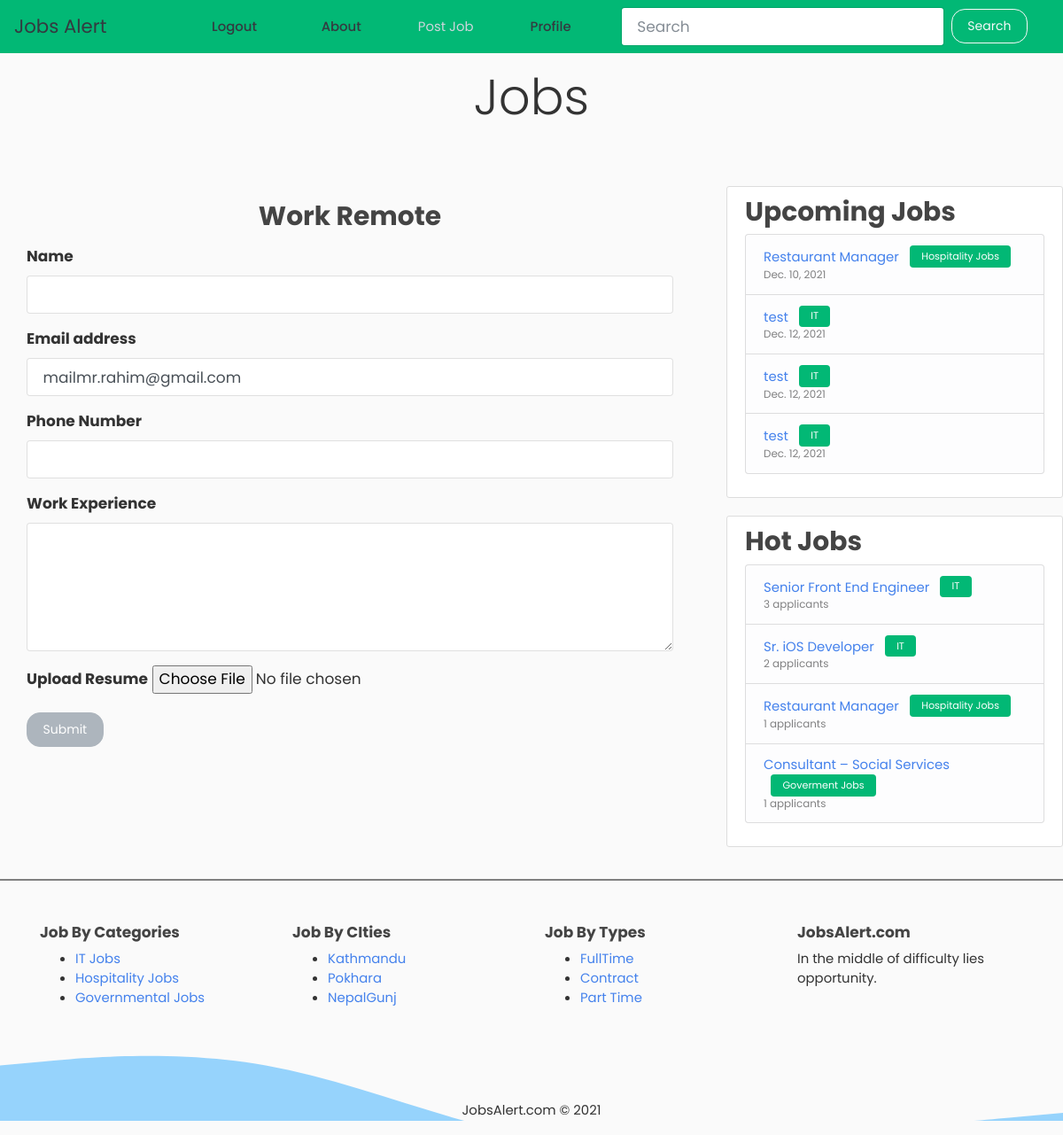
Screenshot of /post/11/job_apply/ (signed in) with the database file from the repository.
### blog/models.py (models this page shows, shortened)
class Post(models.Model):
    title = models.CharField(max_length=100)
    content = models.TextField()
    category = models.ForeignKey(
        Category,
        on_delete=models.SET_NULL,
        related_name='posts',
        related_query_name='posts',
        null=True,
    )
    date_posted = models.DateTimeField(default=timezone.now)
    author = models.ForeignKey(User, on_delete=models.CASCADE)
    due_date = models.DateField(help_text="format (YYYY-MM-dd)")

class Category(models.Model):
    category_name = models.CharField(max_length = 50, verbose_name='Category Name')
    image = models.ImageField(upload_to='category_images/', null=True, blank=True)
    def __str__(self):
        return self.category_name

### blog/views.py (the view, shortened to what this page needs)
# urls.py: path('post/<int:pk>/job_apply/', views.job_apply, name='job-apply'),
@login_required(login_url='/login')
def job_apply(request, pk):
    context = {
        'profile_email' : request.user.email,
        'profile_username' : request.user.username
    }
    return render(request, 'blog/job_apply.html', context)

### blog/context_processors.py (called while the page is built)
def get_latest_jobs(request):
    posts = Post.objects.filter(due_date__gte=timezone.now()).order_by('due_date')[:4]
    return {
        'hot_box_posts': posts
    }

def get_hot_jobs(request):
    posts = Post.objects.annotate(
                num_applicants=Count('job_applications')
            ).order_by('-num_applicants')[:4]
    return {
        'hot_box_posts_second': posts
    }

### blog/templates/blog/job_apply.html (shortened to what this page needs)
{% extends "blog/base.html" %} {% block content %}
<div class="container my-3">
  <center><h3>Work Remote</h3></center>
  <form action="" method="post" enctype="multipart/form-data">
    <div class="form-group my-3">
      <label class="font-weight-bold" for="name">Name</label>
      <input
        type="text"
        class="form-control"
        id="name"
        name="name"
        aria-describedby="name"
        required
      />
    </div>
    <div class="form-group">
      <label class="font-weight-bold" for="email">Email address</label>
      <input
        type="email"
        class="form-control"
        id="email"
        name="email"
        aria-describedby="emailHelp"
        value="{{profile_email}}"
        required
      />
    </div>
    <div class="form-group">
      <label class="font-weight-bold" for="phone">Phone Number</label>
      <input
        type="phone"
        class="form-control"
        id="phone"
        name="phone"
        required
      />
    </div>
    <div class="form-group">
      <label class="font-weight-bold" for="content">Work Experience </label>
      <textarea
        class="form-control"
        name="wexperience"
        id="wexperience"
        cols="30"
        rows="5"
        required
      ></textarea>
    </div>
    <div class="form-group">
      <label class="font-weight-bold" for="phone">Upload Resume</label>
      <input type="file" name="myfile" required />
    </div>
    <button type="submit" class="btn btn-secondary">Submit</button>
  </form>
</div>
{% endblock content %}

### blog/templates/blog/base.html (shortened to what this page needs)
{% load static %}
{% load humanize %}
<!DOCTYPE html>
<html lang="en">
<head>
  <link rel="stylesheet" href="{% static 'css/bootstrap.min.css' %}">
  <link rel="stylesheet" href="{% static 'css/style.css' %}">
  <link rel="stylesheet" type="text/css" href="{% static 'blog/main.css' %}">
</head>
<body>
  {% include 'blog/navbar.html' %}
  <main role="main">
  <div style="height:150px">
  <p class=" text-center py-3 display-4" style="font-family: 'Pacifico', cursive; !important">{{request.GET.category.upper}}Jobs</p>
  </div>
    <div class="row">
      <div class="col-md-8">
      <div class="container">
      {% block content %}{% endblock %}
      </div>
      </div>
      <div class="col-md-4" id="Sidebar">
        <div class="content-section">
          <h3>Upcoming Jobs</h3>
          <ul class="list-group">
            {% for job in hot_box_posts %}
              <li class="list-group-item list-group-item-light" >
              <a class="" href="{% url 'post-detail' job.id %}">{{ job.title }}</a>
              <span class="ml-2 badge badge-success">{{job.category}}</span>
              <div class="small">{{job.due_date}}</div>
              </li>
            {% endfor %}
          </ul>
        </div>
        <div class="content-section">
          <h3>Hot Jobs</h3>
          <ul class="list-group">
            {% for job in hot_box_posts_second %}
              <li class="list-group-item list-group-item-light" >
              <a class="" href="{% url 'post-detail' job.id %}">{{ job.title }}</a>
              <span class="ml-2 badge badge-success">{{job.category}}</span>
              <div class="small">{{job.num_applicants}} applicants</div>
              </li>
            {% endfor %}
          </ul>
        </div>
      </div>
    </div>
    <hr style="border:1px solid grey;" class="mb-5"/>
    <footer class="footer-light footer-light-expand-md" style="background: url('{% static 'images/wave.svg' %}');background-size: cover;">
            <div class="container">
            <div class="row" style="min-height:200px;">
                <div class="col-md-3 item">
                    <h3 class="h6">Job By Categories</h3>
                    <ul>
                        <li><a href="{% url 'blog-home' %}?category=it">IT Jobs</a></li>
                        <li><a href="{% url 'blog-home' %}?category=hospitality">Hospitality Jobs</a></li>
                        <li><a href="{% url 'blog-home' %}?category=governmental">Governmental Jobs</a></li>
                    </ul>
                </div>
                <div class="col-md-3 item">
                    <h3 class="h6">Job By CIties</h3>
                    <ul>
                        <li><a href="#">Kathmandu</a></li>
                        <li><a href="#">Pokhara</a></li>
                        <li><a href="#">NepalGunj</a></li>
                    </ul>
                </div>
                <div class="col-md-3 item">
                    <h3 class="h6">Job By Types</h3>
                    <ul>
                        <li><a href="#">FullTime</a></li>
                        <li><a href="#">Contract</a></li>
                        <li><a href="#">Part Time</a></li>
                    </ul>
                </div>
                <div class="col-md-3 item text">
                    <h3 class="h6">JobsAlert.com</h3>
                    <p>In the middle of difficulty lies opportunity.</p>
                </div>
                <div class="col item social"></div>
            </div>
            </div>
            <p class="copyright text-center">JobsAlert.com © 2021</p>
    </footer>
  </main>
</body>
</html>

### static_files/css/style.css (style rules this page uses)
* { font-family: 'Poppins', sans-serif !important; }

### blog/static/blog/main.css (style rules this page uses)
body { background: #fafafa; color: #333333; }
h1, h2, h3, h4, h5, h6 { color: #444444; }
ul { margin: 0; }
.content-section { background: #ffffff; padding: 10px 20px; border: 1px solid #dddddd; border-radius: 3px; margin-bottom: 20px; }

### rows the page displays
Post: title "Restaurant Manager", category "Hospitality Jobs", due_date "Dec. 10, 2021", num_applicants "1"
Post: title "test", category "IT", due_date "Dec. 12, 2021"
Post: title "test", category "IT", due_date "Dec. 12, 2021"
Post: title "test", category "IT", due_date "Dec. 12, 2021"
Post: title "Senior Front End Engineer", category "IT", num_applicants "3"
Post: title "Sr. iOS Developer", category "IT", num_applicants "2"
Post: title "Consultant – Social Services", category "Goverment Jobs", num_applicants "1"
